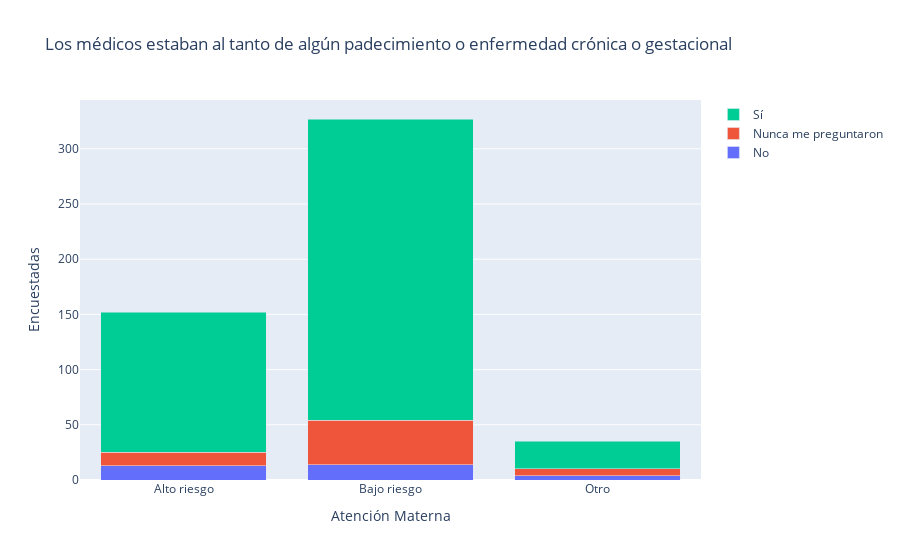

Notebook source saved alongside this figure:
### Markdown cell above
### Los médicos estaban al tanto de algún padecimiento o enfermedad crónica o gestacional

### Code cell
df = pd.read_excel('data/enfermedad_atencion.xlsx', index_col=None)

atencion = [
    'Alto riesgo',
    'Bajo riesgo',
    'Otro'
]

fig = go.Figure(data=[
    go.Bar(name='No', x=atencion, y=df.iloc[0, 1:4]),
    go.Bar(name='Nunca me preguntaron', x=atencion, y=df.iloc[1, 1:4]),
    go.Bar(name='Sí', x=atencion, y=df.iloc[2, 1:4]),
])
# Change the bar mode
fig.update_layout(
    barmode='stack', 
    title='Los médicos estaban al tanto de algún padecimiento o enfermedad crónica o gestacional', 
    xaxis_title='Atención Materna', 
    yaxis_title='Encuestadas',
    )
fig.show()
# fig.write_html('dataviz/enfermedad_atencion.html')

### Figure 1 — Plotly figure (JSON) as saved in the notebook; plotly's stock layout.template omitted (floating-point values rounded to 4 significant figures)
{"data": [{"name": "No", "type": "bar", "x": ["Alto riesgo", "Bajo riesgo", "Otro"], "y": [13, 14, 4]}, {"name": "Nunca me preguntaron", "type": "bar", "x": ["Alto riesgo", "Bajo riesgo", "Otro"], "y": [12, 40, 6]}, {"name": "Sí", "type": "bar", "x": ["Alto riesgo", "Bajo riesgo", "Otro"], "y": [127, 273, 25]}], "layout": {"barmode": "stack", "title": {"text": "Los médicos estaban al tanto de algún padecimiento o enfermedad crónica o gestacional"}, "xaxis": {"title": {"text": "Atención Materna"}}, "yaxis": {"title": {"text": "Encuestadas"}}}}
